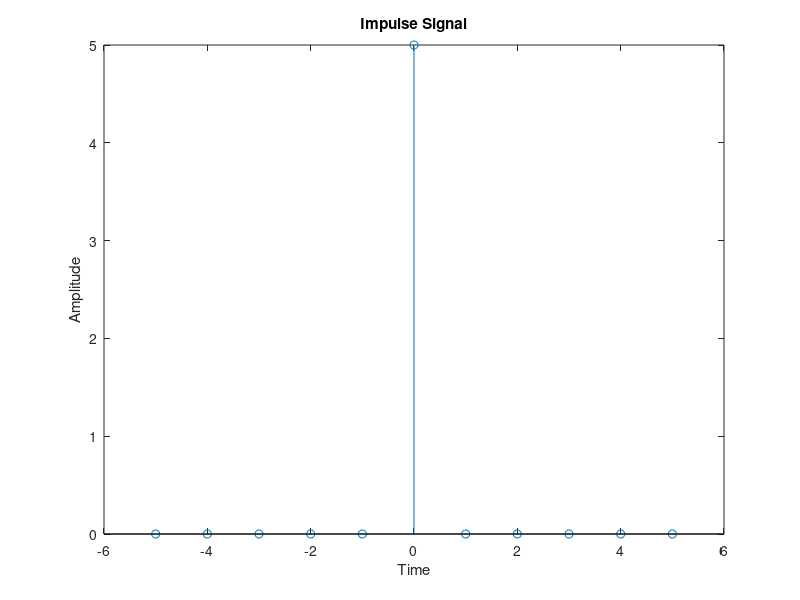
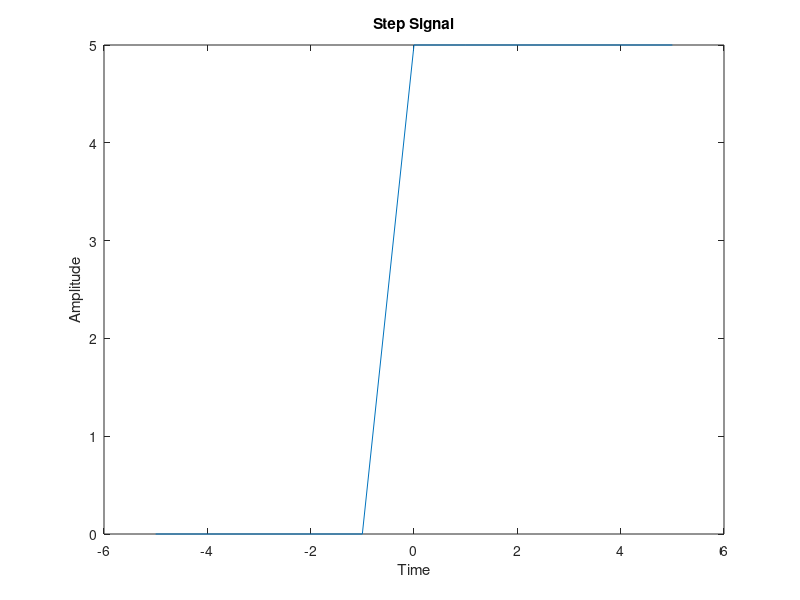
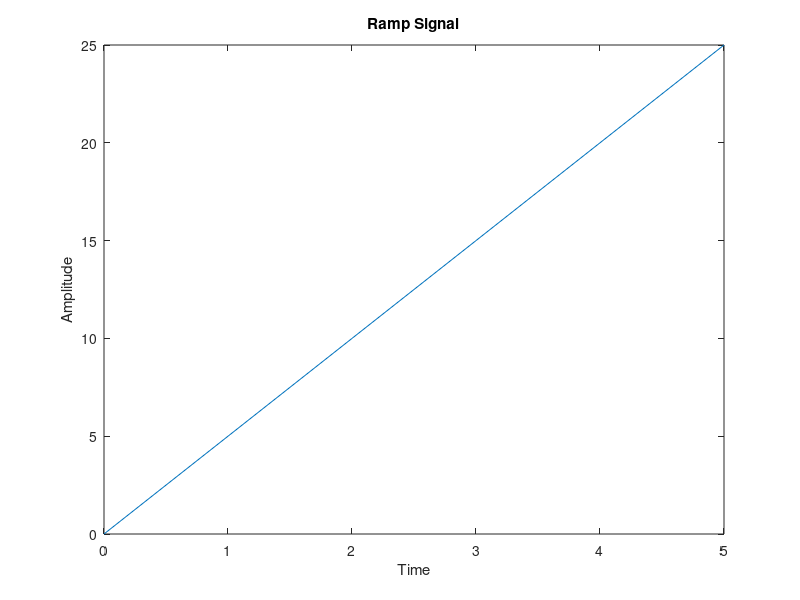
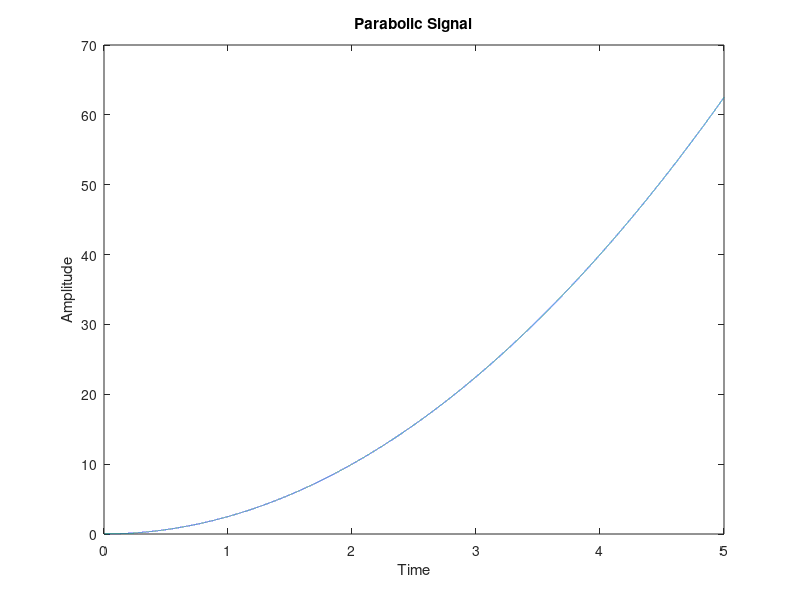

These charts were generated, in order, by the following MATLAB code:
clc;
clear;
close all;

n = input('Enter Time Interval Value: '); % Time Interval Extreme Value
a = input('Enter Signal Amplitude Value: '); % Signal Amplitude

% IMPULSE SIGNAL
t = -n:1:n; % Time Steps
u_i = a*[zeros(1,n) ones(1,1) zeros(1,n)];
figure()
stem(t,u_i);
xlabel('Time');
ylabel('Amplitude');
title('Impulse Signal');

% STEP SIGNAL
t = -n:1:n; % Time Steps
u_s = a*[zeros(1,n) ones(1,n+1)];
figure()
plot(t,u_s);
xlabel('Time');
ylabel('Amplitude');
title('Step Signal');

% RAMP SIGNAL
t = 0:1:n; % Time Steps
u_r = a*t;
figure()
plot(t,u_r);
xlabel('Time');
ylabel('Amplitude');
title('Ramp Signal');

% PARABOLIC SIGNAL
t = 0:0.0001:n; % Time Steps
u_p = a*(t.^2)/2;
figure()
plot(t,u_p);
xlabel('Time');
ylabel('Amplitude');
title('Parabolic Signal');

% EXPONENTIAL SIGNAL
t = 0:0.0001:n; % Time Steps
u_e = exp(-a*t);
figure()
plot(t,u_e);
xlabel('Time');
ylabel('Amplitude');
title('Exponential Signal');

% SINE SIGNAL
t = 0:0.0001:n; % Time Steps
u_s = a*sin(t);
figure()
plot(t,u_s);
xlabel('Time');
ylabel('Amplitude');
title('Sine Signal');